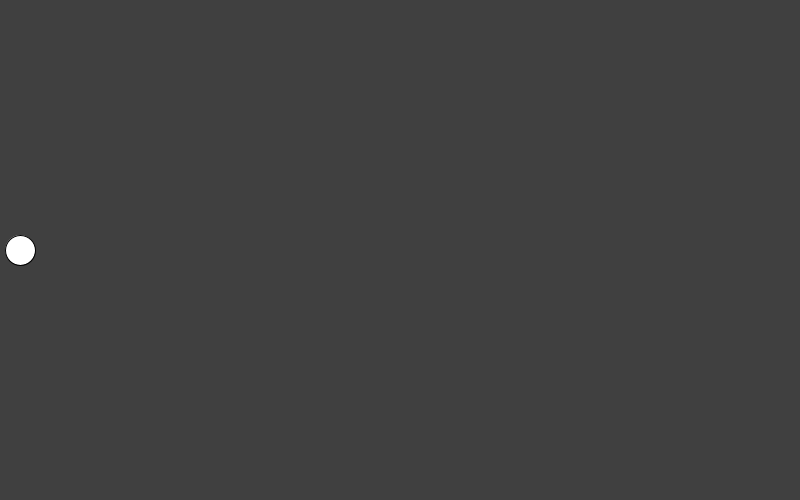
Frame 1 (no input)
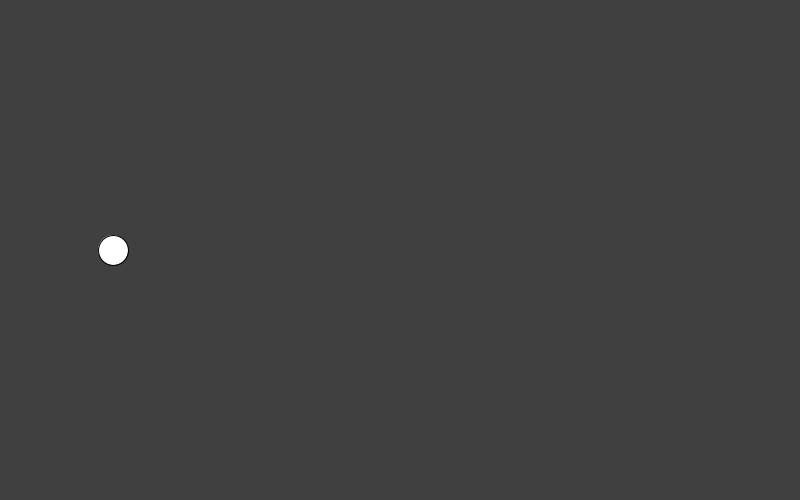
Frame 60 (the mouse pressed at the canvas centre just before this capture)
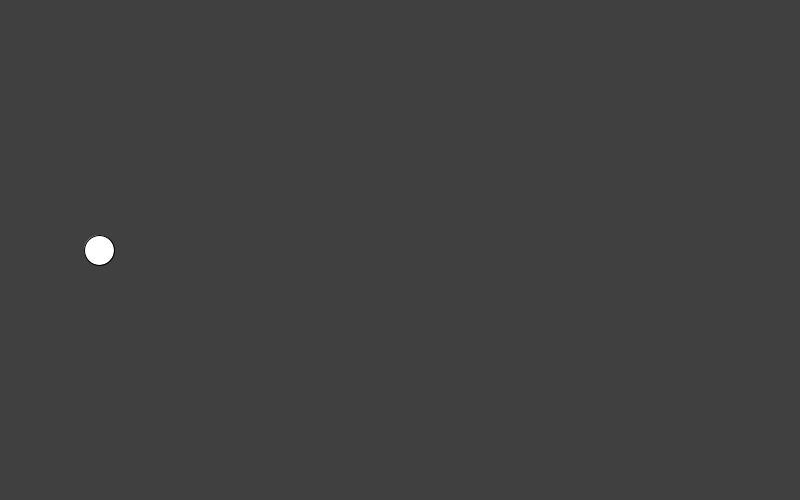
Frame 120 (the mouse held since frame 60 and released just before this capture)

The Processing sketch that drew these frames (run headless with seeded random() and noise(); from frame 60 on, the mouse is pressed at the canvas centre):

// Processing sketch: TweenDemo
// ── TweenDemo.pde

float xStart = 20;
float xEnd = 780;

float timeTotal = 5;
float timeCurrent = 0;

float timeS = 0;
float timePrev = 0;

void setup()
{
  size(800, 500);
}

void draw()
{
  background(64);

  timeS = millis()/1000.0;
  float dt = timeS - timePrev;
  timePrev = timeS;
  
  timeCurrent += dt;

  float p = timeCurrent / timeTotal;
  p = constrain(p, 0, 1); //clamp
  
  p = p * p * (3 - 2 * p);

  float x = lerp(xStart, xEnd, p);

  ellipse(x, height/2, 30, 30);
}

void mousePressed()
{
  timeCurrent = 0;
}
